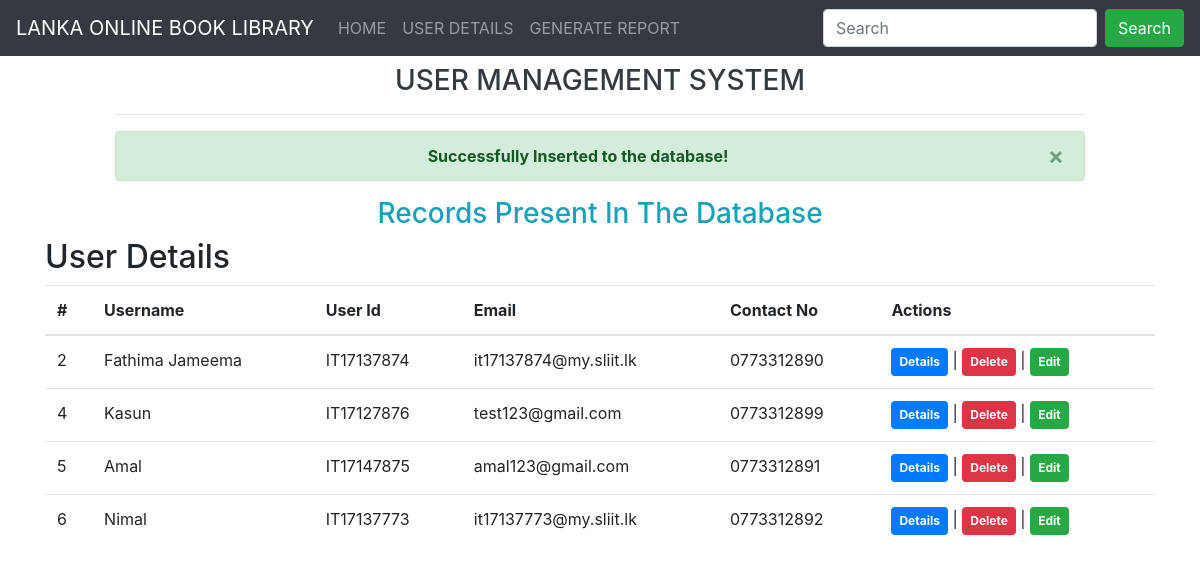
/userdetails.php (signed in), run on the app's committed database.
### tables this page shows
CREATE TABLE IF NOT EXISTS `users` (
  `id` int NOT NULL AUTO_INCREMENT,
  `username` varchar(150) NOT NULL,
  `userid` varchar(50) NOT NULL,
  `email` varchar(255) NOT NULL,
  `password` varchar(255) NOT NULL,
  `phone` varchar(20) NOT NULL,
  `deleted` tinyint NOT NULL DEFAULT '1',
  PRIMARY KEY (`id`)
);

### userdetails.php (the view, shortened to what this page needs)
<?php
    require_once 'action1.php';
?>
<!DOCTYPE html>
<html lang = "en">
<head>
    <link rel="stylesheet" href="https://cdn.jsdelivr.net/npm/bootstrap@4.6.1/dist/css/bootstrap.min.css">
</head>
<body>
<nav class="navbar navbar-expand-md bg-dark navbar-dark">
  <a class="navbar-brand" href="#">LANKA ONLINE BOOK LIBRARY</a>
  <div class="collapse navbar-collapse" id="collapsibleNavbar">
    <ul class="navbar-nav">
      <li class="nav-item">
        <a class="nav-link" href="#">HOME</a>
      </li>
      <li class="nav-item">
        <a class="nav-link" href="#">USER DETAILS</a>
      </li>
      <li class="nav-item">
        <a class="nav-link" href="#">GENERATE REPORT</a>
      </li>
    </ul>
  </div>
  <form class="form-inline" action="/action_page.php">
    <input class="form-control mr-sm-2" type="text" placeholder="Search">
    <button class="btn btn-success" type="submit">Search</button>
  </form>
</nav>
    <div class="container-fluid">
        <div class="row justify-content-center">
            <div class="col-md-10">
                <h3 class="text-center text-dark mt-2">USER MANAGEMENT SYSTEM</h3>
                <hr>
                <?php if(isset($_SESSION['response'])){ ?>
                <div class="alert alert-<?= $_SESSION['res_type']; ?> alert-dismissible text-center">
                    <button type="button" class="close" data-dismiss="alert">&times;</button>
                    <b><?= $_SESSION['response']; ?></b>
                </div>
                <?php } unset($_SESSION['response']); ?>
            </div>
        </div>
        <div class="row">
            <div class="col">
                <?php
                    $query="SELECT * FROM users";
                    $stmt=$conn->prepare($query);
                    $stmt->execute();
                    $result=$stmt->get_result();
                ?>
            <h3 class="text-center text-info">Records Present In The Database</h3>
            <div class="container">
  <h2>User Details</h2>
  <table class="table table-hover">
    <thead>
      <tr>
        <th>#</th>
        <th>Username</th>
        <th>User Id</th>
        <th>Email</th>
        <th>Contact No</th>
        <th>Actions</th>
      </tr>
    </thead>
    <tbody>
         <?php while($row=$result->fetch_assoc()){ ?>
      <tr>
        <td><?= $row['id']; ?></td>
        <td><?= $row['username']; ?></td>
        <td><?= $row['userid']; ?></td>
        <td><?= $row['email']; ?></td>
        <td><?= $row['phone']; ?></td>
        <td>
            <a href="userdetails.php?details=<?= $row['id']; ?>" class="badge badge-primary p-2">Details</a> |
            <a href="action1.php?delete=<?= $row['id']; ?>" class="badge badge-danger p-2">Delete</a> |
            <a href="edit.php?edit=<?= $row['id']; ?>" class="badge badge-success p-2">Edit</a>
        </td>
      </tr>
     <?php } ?>
    </tbody>
  </table>
</div>
            </div>
        </div>
    </div>
</body>
</html>

### data on the page
users: id "2", username "Fathima Jameema", userid "IT17137874", email "it17137874@my.sliit.lk", phone "0773312890"
users: id "4", username "Kasun", userid "IT17127876", email "test123@gmail.com", phone "0773312899"
users: id "5", username "Amal", userid "IT17147875", email "amal123@gmail.com", phone "0773312891"
users: id "6", username "Nimal", userid "IT17137773", email "it17137773@my.sliit.lk", phone "0773312892"

### other printed values
$_SESSION['response'] "Successfully Inserted to the database!"
